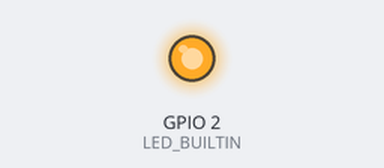
Recording of a sketch running on a simulated ESP8266 (NodeMCU). Shown: output pins drawn as LEDs (lit = HIGH, except the on-board LED, lit = LOW). WiFi joins after 1.5 s; servers stay silent unless stated; what the sketch prints to the serial monitor is not drawn.

Above: at 0.1 s.
At 0.6 s:
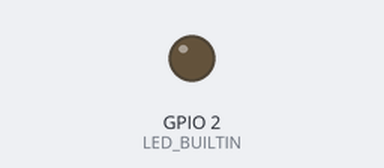
Timing chart, 0 to 2.5 s (numbered marks = the images above):
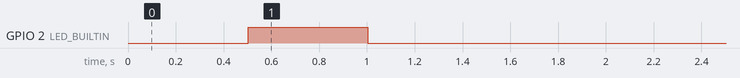

The sketch:

WiFiClient.ino
```cpp
#include <ESP8266WiFi.h>
#include "WiFilLink_class.h"
const char *name = "TP-LINK_F196";
const char *password = "z19981998";
WiFiLink mywifi(name, password);
WiFiServer myserver(80);
void setup()
{
    Serial.begin(9600);
    mywifi.linking();
    myserver.begin();
    Serial.println(" ");
    Serial.println(F("服务开始"));
}
void loop()
{
    myserver.begin();
    WiFiClient client;
    do
    {
        client = myserver.available();
    } while (!client); //如果未连接就重新循环监测
    client.print(R"+*(<!DOCTYPE html>
<html>
<meta name="viewport" content="width=device-width,initial-scale=1" />
<!-- 上一句使得网页宽高和屏幕适应，结合calc 和 100vw/int 百分比像素，int越小px值越大\
 100vw/int=屏幕宽/需要px-->

<head>
    <title>ON+OFF</title>
</head>
<style>
    .whitebutton {
        text-align: center;
        width: calc(100vw / 2);
        height: calc(100vw / 2);
        font-size: calc(100vw / 15);
        border-radius: 50%;
        outline: none;
        background-color: white;
        box-shadow: 0px, 10px, 10px, 0px rgba(255, 255, 255, 0.336);
    }

    .blackbutton {
        text-align: center;
        width: calc(100vw / 2);
        height: calc(100vw / 2);
        font-size: calc(100vw / 15);
        color:white;
        border-radius: 50%;
        outline: none;
        background-color: black;
        box-shadow: 0px, 10px, 10px, 0px rgba(255, 255, 255, 0.336);
    }

    .div {
        margin-top: calc(100vw /2.1);
        text-align: center;
    }

    .blackbody {
        background-color: black;
    }

    .whitebody {
        background-color: white;
    }
</style>

<body class="blackbody" id="body">
    <div class="div">
        <button class="whitebutton" onclick="send(value)" id="button" value=01001>OFF</button>
    </div>
</body>
<script>
    var bool = 1;
    function send(a) {
        // 实现，点击后变换颜色
        if (bool == 1) {
            document.getElementById("button").innerText = "ON";
            document.getElementById("button").setAttribute("class","blackbutton");
            //获取HTML元素通过ID，设置元素属性<class 等>
            document.getElementById("body").setAttribute("class","whitebody");
            bool = 2;
        }
        else {
            document.getElementById("button").innerText = "OFF";
            document.getElementById("button").setAttribute("class","whitebutton");
            document.getElementById("body").setAttribute("class","blackbody");
            bool = 1;
        }
    }
</script>

</html>)+*");
}
```

WiFilLink_class.h
```cpp
/*****
#include <ESP8266WiFi.h>
#include "WiFilLink_class.h"
const char *name = "TP-LINK_F196";
const char *password = "z19981998";
//增加，捕获输入新WiFi的函数2021-03-10
WiFiLink mywifi(name, password);
void setup()
{
  mywifi.linking();
}

void loop()
{
  mywifi.relinking();
  delay(2000);
}

 *****/

#pragma once
#include <ESP8266WiFi.h>
class WiFiLink
{
private:
    const char *password;
    const char *name;
    bool linktype;

public:
    WiFiLink() = default;
    WiFiLink(const char *myn, const char *myp) : password(myp), name(myn)
    {
        pinMode(LED_BUILTIN, OUTPUT);
        digitalWrite(LED_BUILTIN, HIGH);
        Serial.begin(9600);
        WiFi.mode(WIFI_STA);
    }
    void relinking(void) //重连函数可与if语句共同使用，先通过调用linktype成员判断是否在线
    {
        linked(); //一般均需要这一函数，以保证连接有效性
        if (!linktype)
        {
            WiFi.disconnect();
            Serial.println(" ");
            Serial.print(F("开始重连"));
            linking();
        }
    }

    bool linked(void) //返回是否连接上
    {
        linktype = (WiFi.status() == WL_CONNECTED);
        return linktype;
    }
    void linking(void) //进行连接操作，最后输出本地IP地址
    {
        WiFi.begin(name, password);
        Serial.println(" ");
        Serial.print(F("开始连接"));
        do
        {
            bool ledtype = HIGH;
            bool change = false;
            String Wifiname;
            String Wifipassword;
            ledtype = digitalRead(LED_BUILTIN);
            digitalWrite(LED_BUILTIN, !ledtype);
            Serial.print(".");
            if (Serial.available())
            //Serial.available() 用来检查串口接受是否准备好，
            // 即是否有数据已经发送到单片机的Flush，之后再执行动作
            // 触发时flush已经装填，紧接着的读取动作会读取
            {
                get_input(Wifiname, Wifipassword);
                WiFi.begin(Wifiname.c_str(), Wifipassword.c_str());
                Serial.println(" ");
                Serial.print(F("开始连接"));
            }
            delay(500);
        } while (WiFi.status() != WL_CONNECTED);
        digitalWrite(LED_BUILTIN, LOW);
        Serial.println(" ");
        Serial.println(F("链接成功！"));
        Serial.println(WiFi.localIP());
    }
    void get_input(String &n, String &p)
    //从串口获取字符串，并以String引用的形式传出
    {
        Serial.readString();
        Serial.println("输入Wifi Name：");
        while (n.length() == 0)
        {
            n = Serial.readString();
        }
        Serial.println("Wifi Name：");
        Serial.println(n);
        Serial.println("输入Wifi Password：");
        while (p.length() == 0)
        {
            p = Serial.readString();
        }
        Serial.println("Wifi Password：");
        Serial.println(p);
    }
};
```
